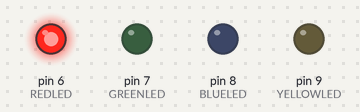
A sketch run on a simulated Arduino Uno, built with avr-gcc and run on an emulated ATmega328P. On the bench: output pins drawn as LEDs (lit = HIGH).

Above: at 1.0 s.
At 3.0 s:
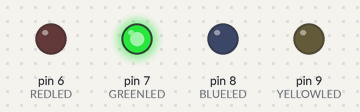
At 5.0 s:
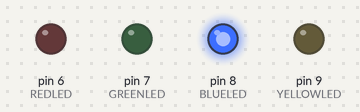
At 7.0 s:
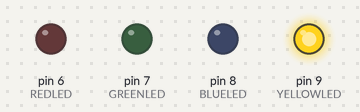
Timing chart, 0 to 10.5 s (numbered marks = the images above):
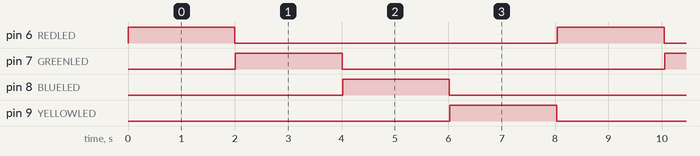

The sketch:

blink-different-led.ino
```cpp
#define REDLED 6
#define GREENLED 7
#define BLUELED 8
#define YELLOWLED 9

void setup() {
    pinMode(REDLED, OUTPUT);
    pinMode(GREENLED, OUTPUT);
    pinMode(BLUELED, OUTPUT);
    pinMode(YELLOWLED, OUTPUT);
}

void loop (){
 digitalWrite(REDLED, HIGH);
 delay(2000);
 digitalWrite(REDLED, LOW);
 delay(10);
 digitalWrite(GREENLED, HIGH);
 delay(2000);
 digitalWrite(GREENLED, LOW);
 delay(10);
 digitalWrite(BLUELED, HIGH);
 delay(2000);
 digitalWrite(BLUELED, LOW);
 delay(10);
 digitalWrite(YELLOWLED, HIGH);
 delay(2000);
 digitalWrite(YELLOWLED, LOW);
 delay(10);
}
```

Measured:
- by itself, pin 6 (REDLED), pin 7 (GREENLED), pin 8 (BLUELED), pin 9 (YELLOWLED): alternates HIGH for 2.0 s and LOW for 6.0 s
- by itself, everything shown: repeats every 8.0 s, in 8 steps
